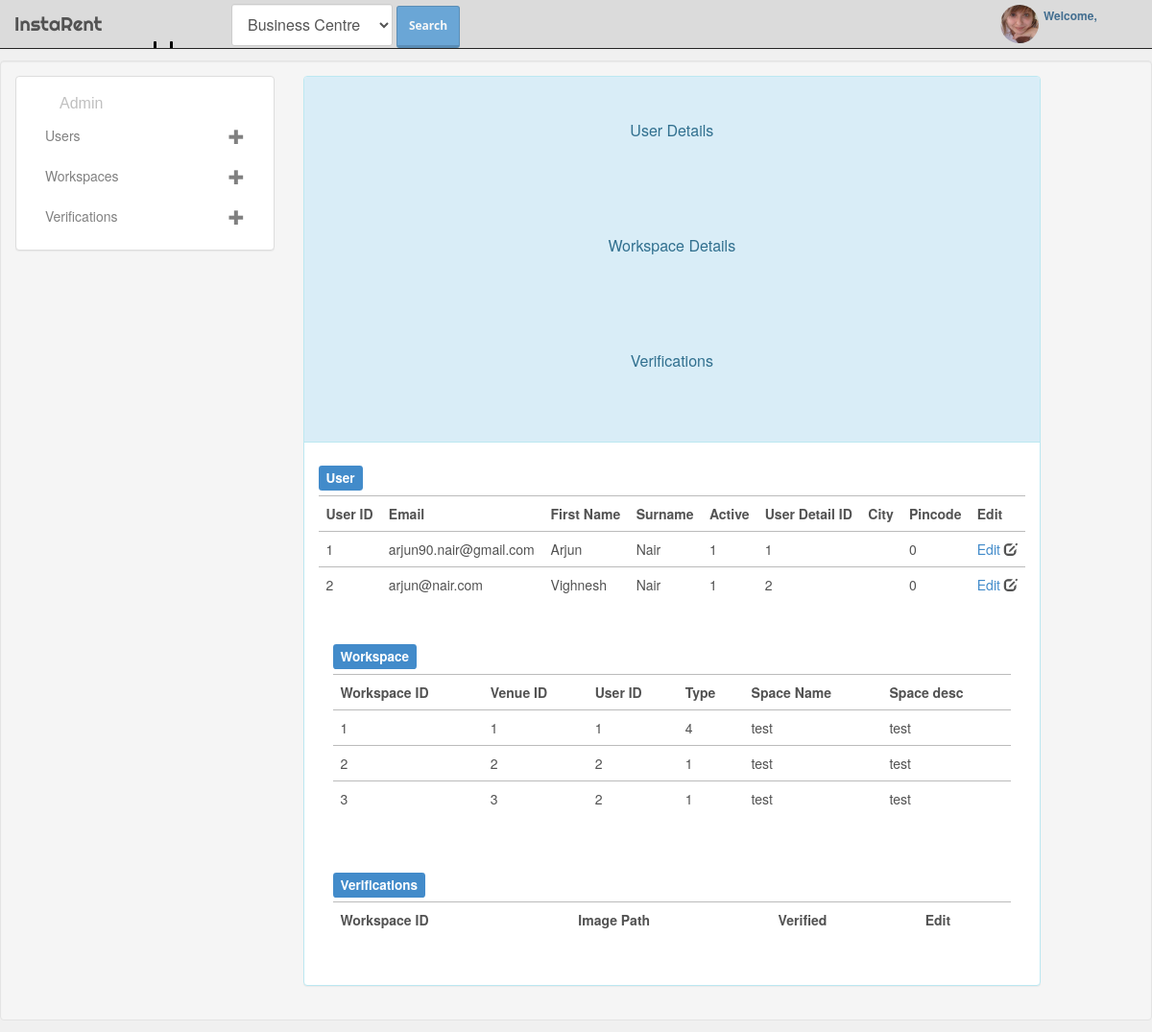
Page /offices/new/admin.php on the earlier database version.
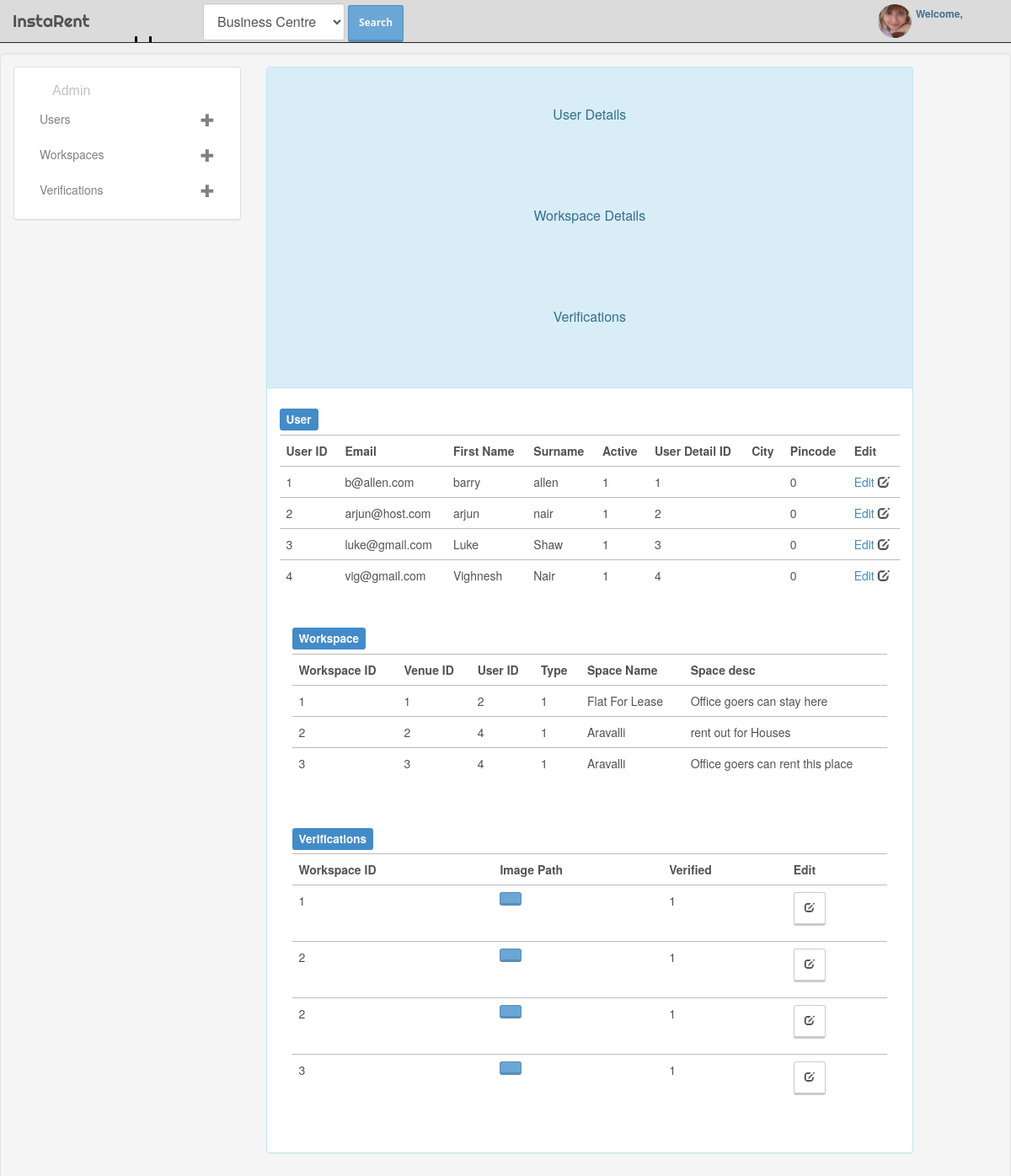
Same page on the later database version.
### tables this page shows
CREATE TABLE IF NOT EXISTS `user_details` (
  `user_detail_id` int(50) NOT NULL,
  `user_id` int(10) NOT NULL,
  `gender` int(1) NOT NULL,
  `birth_date` date NOT NULL,
  `contact` varchar(20) NOT NULL DEFAULT '0',
  `company_name` varchar(20) NOT NULL,
  `address1` varchar(100) NOT NULL,
  `address2` varchar(100) NOT NULL,
  `pincode` int(6) NOT NULL,
  `city` varchar(50) NOT NULL,
  `photo_path` varchar(100) NOT NULL,
  `about` varchar(500) NOT NULL
);

CREATE TABLE IF NOT EXISTS `user` (
  `userid` int(10) NOT NULL,
  `email` varchar(50) NOT NULL,
  `password` varchar(20) NOT NULL,
  `first_name` varchar(50) NOT NULL,
  `surname` varchar(50) NOT NULL,
  `active` int(1) NOT NULL,
  `user_detail_id` int(50) NOT NULL,
  `usertype` varchar(15) NOT NULL,
  `verified` tinyint(1) NOT NULL
);

CREATE TABLE IF NOT EXISTS `workspace` (
  `workspace_id` int(20) NOT NULL,
  `venue_id` int(20) NOT NULL,
  `user_id` varchar(10) NOT NULL,
  `type` int(2) NOT NULL,
  `space_name` varchar(20) NOT NULL,
  `similar_workspace` int(10) NOT NULL,
  `space_desc` longtext NOT NULL,
  `workspace_pricing_id` int(20) NOT NULL,
  `image_1` varchar(50) NOT NULL,
  `image_2` varchar(50) NOT NULL,
  `image_3` varchar(50) NOT NULL,
  `image_4` varchar(50) NOT NULL,
  `image_5` varchar(50) NOT NULL,
  `image_6` varchar(50) NOT NULL,
  `image_7` varchar(50) NOT NULL,
  `image_8` varchar(50) NOT NULL,
  `image_9` varchar(50) NOT NULL,
  `image_10` varchar(50) NOT NULL,
  `listedbyuser` tinyint(1) NOT NULL,
  `verifiedbyadmin` tinyint(1) NOT NULL,
  `accomodates` int(5) NOT NULL
);

CREATE TABLE IF NOT EXISTS `verification` (
  `verification_id` int(20) NOT NULL,
  `workspace_id` int(20) NOT NULL,
  `img_path` varchar(100) NOT NULL,
  `verify` int(10) NOT NULL
);

### offices/new/admin.php (the view, shortened to what this page needs)
<?php
$servername = "localhost";
$username = "root";
$password = "";
$conn = mysql_connect($servername, $username,$password);
$sql = 'SELECT * FROM user_details INNER JOIN user on user.userid=user_details.user_id';
$retval = mysql_query( $sql, $conn);
?>
<!DOCTYPE html>
<html lang="" ng-app="AppController">
	<head>
		<link href="../../dashboard/plugins/bootstrap/bootstrap.css" rel="stylesheet">
		<link href="../../dashboard/plugins/jquery-ui/jquery-ui.min.css" rel="stylesheet">
		<link href="../../dashboard/css/font-awesome.min.css" rel="stylesheet">
		<link href="../../dashboard/css/style_v1.css" rel="stylesheet">
		<link href="../../custom-div.css" rel="stylesheet">
	</head>
	<body>
<div class="container-fluid">
 <div class="row" style="vertical-align:0">
 	<div class="col-xs-12 col-sm-12 col-md-12 col-lg-12">
<header class="navbar">
	<div class="container-fluid expanded-panel">
		<div class="row">
			<div id="logo" class="col-xs-2 col-sm-2 col-md-2 col-lg-2">
				<a href="#">InstaRent</a>
			</div>
			<div id="top-panel" class="col-xs-10 col-sm-10 col-md-10 col-lg-10">
			<div class="col-xs-7 col-md-7 col-lg-7 col-sm-7">
			<form class="navbar-form navbar-left" role="search"
			ng-show="venue.checkVal(0)" style="margin-bottom:2px">
		<select name="event_type" id="input" class="form-control form-field" required="required"
		ng-model='event_type' style="margin-top:-7px">
			<option value="1">Business Centre</option>
		</select>
		<button type="submit" id="search" class="btn btn-primary" style="height:44px;line-height:10px;margin-top:-1%" ng-click="getVenues();venue.setVal(0)" >Search</button>
		</form>
		</div>
		<div class="col-xs-5 col-sm-5 col-md-5 col-lg-5 ">
							<ul class="nav navbar-nav pull-right panel-menu">
							<li class="dropdown">
								<a href="#" class="dropdown-toggle account" data-toggle="dropdown">
									<div class="avatar">
										<img src="../img/avatar.jpg" class="img-circle" alt="avatar" />
									</div>
									<i class="fa fa-angle-down pull-right"></i>
									<div class="user-mini pull-right">
										<span class="welcome">Welcome,</span>
									</div>
								</a>
							</li>
						</ul>
		</div>
			</div>
		</div>
	</div>
</header>
 </div>
</div>
 </div>
<div class="well" ng-controller="HintController as hint">
	<div class="row" ng-controller="dataController as panel">
		<div class="col-xs-3 col-sm-3 col-md-3 col-lg-3">
			<div class="panel panel-default">
				<div class="panel-body" id ="top-menu">
  	<ul class="nav nav-pills nav-stacked">
						<p claas="pull-right" style="color:#C0C0C0" > Admin </p>
  						<li role="presentation" ng-class = "{current:panel.isSelected(1)}"><a href ng-click="panel.selectTab(1)" style="color:#808080" > Users <p class="pull-right">  <span class="glyphicon glyphicon-plus" aria-hidden="true"> </span> </p> </a></li>
  						<li role="presentation" ng-class = "{current:panel.isSelected(2)}" ><a href ng-click="panel.selectTab(2)" style="color:#808080"> Workspaces <p class="pull-right">  <span class="glyphicon glyphicon-plus" aria-hidden="true"> </span> </p> </a></li>
  						<li role="presentation" ng-class = "{current:panel.isSelected(3)}"><a href ng-click="panel.selectTab(3)" style="color:#808080"> Verifications <p class="pull-right">  <span class="glyphicon glyphicon-plus" aria-hidden="true"> </span> </p> </a></li>
					</ul>
				</div>
			</div>
		</div>
		<div class="col-xs-8 col-sm-8 col-md-8 col-lg-8" >
			<div class="panel panel-info">
				<div class="panel-heading">
					<h3 class="panel-title lead text-center" style="padding:35px" ng-model="header" ng-show="panel.isSelected(1)"> User Details </h3>
					<h3 class="panel-title lead text-center" style="padding:35px" ng-model="header" ng-show="panel.isSelected(2)"> Workspace Details </h3>
					<h3 class="panel-title lead text-center" style="padding:35px" ng-model="header" ng-show="panel.isSelected(3)"> Verifications </h3>
				</div>
				<div class="panel-body">
					<div ng-show="panel.isSelected(1)">
					<h4><label class="label label-primary"> User </label></h4>
						<table class="table table-hover">
						<tr>
							<th>User ID</th>
							<th>Email</th>
							<th>First Name</th>
							<th>Surname</th>
							<th>Active</th>
							<th>User Detail ID</th>
							<th>City</th>
							<th>Pincode</th>
							<th>Edit</th>
						</tr>
							<?php
								while($row = mysql_fetch_assoc($retval))
{
    echo "<tr><td>{$row['userid']}</td>".
         "<td>{$row['email']}</td>".
         "<td>{$row['first_name']}</td>".
         "<td>{$row['surname']}</td>".
         "<td>{$row['active']}</td>".
         "<td>{$row['user_detail_id']}</td>".
		 "<td>{$row['city']}</td>".
		 "<td>{$row['pincode']}</td>".
		 "<td>"
		 ?>
		 	<a href=<?php echo "../../profile/user_profile.php?userid=".$row['userid']; ?> > Edit </a>
  <span class="glyphicon glyphicon-edit" aria-hidden="true"></span>
		 <?php
}
?>
						</table>
					</div>
					<div class="panel-body">
					<div ng-show="panel.isSelected(2)">
					<h4><label class="label label-primary"> Workspace </label></h4>
					<table class="table table-hover">
						<tr>
							<th>Workspace ID</th>
							<th>Venue ID</th>
							<th>User ID</th>
							<th>Type</th>
							<th>Space Name</th>
							<th>Space desc</th>
						</tr>
							<?php
							$sql = 'SELECT * FROM workspace';
							$retval = mysql_query( $sql, $conn);
								while($row = mysql_fetch_assoc($retval))
								{
    echo "<tr><td>{$row['workspace_id']}</td>".
         "<td>{$row['venue_id']}</td>".
         "<td>{$row['user_id']}</td>".
         "<td>{$row['type']}</td>".
         "<td>{$row['space_name']}</td>".
		 "<td>{$row['space_desc']}</td>".
		 "</tr>";
								}
?>
						</table>
					</div>
				</div>
					<div class="panel-body">
					<div ng-show="panel.isSelected(3)">
						<h4><label class="label label-primary"> Verifications </label></h4>
					<table class="table table-hover">
						<tr>
							<th>Workspace ID</th>
							<th>Image Path</th>
							<th>Verified</th>
							<th>Edit</th>
						</tr>
	<?php
							$sql1 = 'SELECT * FROM verification';
							$retval1 = mysql_query( $sql1, $conn);
							while($row1 = mysql_fetch_assoc($retval1))
								{
?>
<tr><td><?php echo " {$row1['workspace_id']}" ?></td>
<td>
<button type='button' class='btn btn-primary' data-toggle="modal" data-target=<?php echo "#"."{$row1['workspace_id']}"?>> </button>
</td>
							<td> <?php echo "{$row1['verify']}" ?></td>
   							<td>
   							<form action="admin_insert.php" method="POST" role="form">
<button type='submit' class='btn btn-default' aria-label='Left Align' onclick="demo()">
  <span class='glyphicon glyphicon-edit' aria-hidden='true'>
  <input type="text" name="txt1" value=<?php echo "{$row1['workspace_id']}" ?> hidden="true"/></span>
</button></form>
		 					</td>
         </tr>
         <?php
								}
?>
						</table>
					</div>
				</div>
				</div>
				</div>
				</div>
				</div>
	</body>
</html>

### dashboard/css/style_v1.css (style rules this page uses)
* { outline:none !important; }
body { color:#525252; background:#F0F0F0; }
p { color: #808080; font-family: 'Verdana', sans-serif; font-size: 16px; line-height: 26px; text-indent: 30px; margin: 0; }
.form-field { width:100%; margin-left: -4px; line-height: normal; display: block; height: 44px; padding-top: 10px; padding-bottom: 10px; font-size: 16px; }
h1, .h1, h2, .h2, h3, .h3 { margin:0; }
#logo { position:relative; background:#dbdbdb; }
#logo a { color: #525252; font-family: "Righteous",cursive; display: block; font-size: 20px; line-height: 50px; background: url(../img/logo.png) right 42px no-repeat; -webkit-transition: 0.5s; -moz-transition: 0.5s; -o-transition: 0.5s; transition: 0.5s; }
.form-control { margin-bottom: 5%; }
.navbar { margin: 0; border: 0; position: fixed; top:0; left: 0; width:100%; -webkit-border-radius: 0; -moz-border-radius: 0; border-radius: 0; border-bottom:1px solid #242424; z-index: 2000; }
#top-panel { line-height: 50px; height: 50px; background:#dbdbdb; }
#search { position: relative; }
.panel-menu { margin: 0; }
.panel-menu > li > a { padding: 0 5px 0 10px; line-height: 50px; }
.panel-menu a.account { height: 50px; padding: 5px 0 5px 10px; line-height: 18px; }
.panel-menu i { margin-top: 8px; padding: 5px; font-size: 20px; color: #436E90; line-height: 1em; vertical-align: top; -webkit-transition: 0.05s; -moz-transition: 0.05s; -o-transition: 0.05s; transition: 0.05s; }
.panel-menu i.pull-right { color: #121212; border: 0 !important; box-shadow: none; font-size: 16px; background: none !important; }
.avatar { width: 40px; float: left; margin-right: 5px; }
.avatar > img { width:40px; height:40px; }
.user-mini > span { display: block; font-size: 12px; color:#436E90; margin-bottom: -4px; }
.user-mini > span.welcome { font-weight: bold; margin-top: 2px; }
.well { padding:15px; }
.table > thead > tr > th, .table > tbody > tr > th, .table > tfoot > tr > th, .table > thead > tr > td, .table > tbody > tr > td, .table > tfoot > tr > td { border-top: 1px solid #bbb; }
.btn { border: 1px solid transparent; border-bottom: 3px solid transparent; text-decoration: none; cursor: pointer; font-family: "Lucida Grande","Lucida Sans","Lucida Sans Unicode","Segoe UI",Verdana,sans-serif; display: inline-block; vertical-align: top; position: relative; font-size: 12px; font-weight: bold; text-align: center; line-height: 24px; margin: 0 0 10px 0; -webkit-border-radius: 3px; -moz-border-radius: 3px; border-radius: 3px; -moz-user-select: none; -webkit-user-select: none; outline: none !important; }
.progress-bar .ui-widget-header, .bg-default, .btn-default, .btn-default.disabled, .btn-default[disabled], fieldset[disabled] .btn-default, .btn-default.disabled:hover, .btn-default[disabled]:hover, fieldset[disabled] .btn-default:hover, .btn-default.disabled:focus, .btn-default[disabled]:focus, fieldset[disabled] .btn-default:focus, .btn-default.disabled:active, .btn-default[disabled]:active, fieldset[disabled] .btn-default:active, .btn-default.disabled.active, .btn-default[disabled].active, fieldset[disabled] .btn-default.active, .progress-bar { color: #505559; border-color: #CBCBCB; }
.progress-bar-primary .ui-widget-header, .bg-primary, .btn-primary, .btn-primary.disabled, .btn-primary[disabled], fieldset[disabled] .btn-primary, .btn-primary.disabled:hover, .btn-primary[disabled]:hover, fieldset[disabled] .btn-primary:hover, .btn-primary.disabled:focus, .btn-primary[disabled]:focus, fieldset[disabled] .btn-primary:focus, .btn-primary.disabled:active, .btn-primary[disabled]:active, fieldset[disabled] .btn-primary:active, .btn-primary.disabled.active, .btn-primary[disabled].active, fieldset[disabled] .btn-primary.active, .table > thead > tr > td.primary, .table > tbody > tr > td.primary, .table > tfoot > tr > td.primary, .table > thead > tr > th.primary, .table > tbody > tr > th.primary, .table > tfoot > tr > th.primary, .table > thead > tr.primary > td, .table > tbody > tr.primary > td, .table > tfoot > tr.primary > td, .table > thead > tr.primary > th, .table > tbody > tr.primary > th, .table > tfoot > tr.primary > th { background-color: #6AA6D6; color: #f8f8f8; border-color: #5a8db6; }
.form-control { padding: 2px 12px; -webkit-border-radius: 3px; -moz-border-radius: 3px; border-radius: 3px; }

### custom-div.css (style rules this page uses)
.img-circle { width:30px; height:30px; }
.panel-title { height:120px; }
body { padding-top: 62px; }

Differences in the rows shown:
changed user_details: user.email "arjun90.nair@gmail.com" → "b@allen.com"; user.first_name "Arjun" → "barry"; user.surname "Nair" → "allen"
changed user_details: user.email "arjun@nair.com" → "arjun@host.com"; user.first_name "Vighnesh" → "arjun"; user.surname "Nair" → "nair"
added user_details: user.userid "3", user.email "luke@gmail.com", user.first_name "Luke", user.surname "Shaw", user.active "1", user.user_detail_id "3", pincode "0"
added user_details: user.userid "4", user.email "vig@gmail.com", user.first_name "Vighnesh", user.surname "Nair", user.active "1", user.user_detail_id "4", pincode "0"
changed workspace id 1: user "1" → "2"; type "4" → "1"; space_name "test" → "Flat For Lease"; space_desc "test" → "Office goers can stay here"
changed workspace id 2: user "2" → "4"; space_name "test" → "Aravalli"; space_desc "test" → "rent out for Houses"
changed workspace id 3: user "2" → "4"; space_name "test" → "Aravalli"; space_desc "test" → "Office goers can rent this place"
added verification: workspace "1", verify "1"
added verification: workspace "2", verify "1"
added verification: workspace "2", verify "1"
added verification: workspace "3", verify "1"
